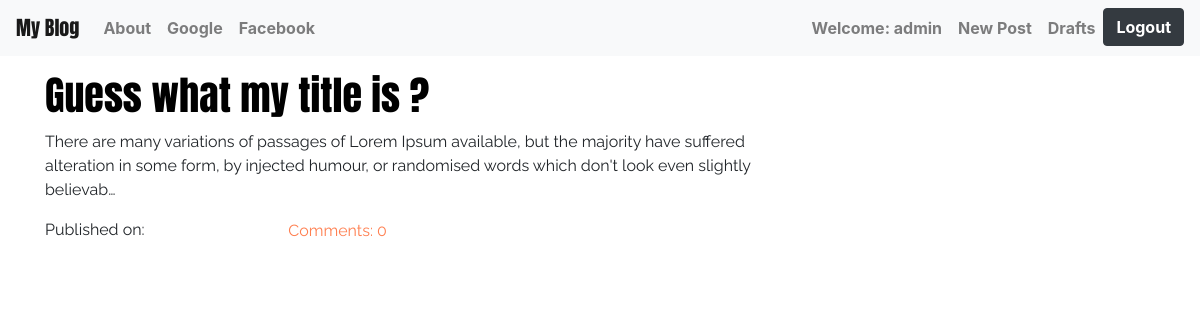
Page /drafts/ (signed in) on the committed database.
### blog/models.py (models this page shows, shortened)
class Post(models.Model):
    author = models.ForeignKey('auth.User',on_delete=models.CASCADE)
    title = models.CharField(max_length=200)
    text = models.TextField()
    created_date = models.DateTimeField(default=timezone.now)
    published_date = models.DateTimeField(blank=True,null=True)
    def approve_comments(self):
        return self.comments.filter(approved_comment=True)

### blog/views.py (the view)
# urls.py: path('drafts/',views.DraftListView.as_view(),name='post_draft_list'),
class DraftListView(LoginRequiredMixin,ListView):
    login_url = '/login/'
    redirect_field_name = 'blog/post_list.html'
    model = Post
    def get_queryset(self):
        return Post.objects.filter(published_date__isnull=True).order_by('created_date')

### blog/templates/blog/post_list.html
{% extends "blog/base.html" %}
{% block content %}
    <div class="content container">
        <div class="row">
            <div class="col-md-8">
                <div class="blog_posts">
                    <div class="makecenter">
                        {% for post in post_list %}
                            <div class="post">
                                <h1><a class="post-title headings" href="{% url 'post_detail' pk=post.pk %}">{{ post.title|truncatechars:74 }}</a></h1>
                                <p class="para">{{ post.text|safe|truncatechars:200 }}</p>
                                <div class="container container-title">
                                    <div class="row row-title">
                                        <div class="col-4 col-title">
                                            <p class="date-title para">Published on: {{ post.published_date|date:"D M Y" }}</p>
                                        </div>
                                        <div class="col-8 col-title-comments">
                                            <a class="comments-title para" href="{% url 'post_detail' pk=post.pk %}">Comments: {{ post.approve_comments.count }}</a>
                                        </div>
                                    </div>
                                </div>
                            </div>
                        {% endfor %}
                    </div>
                </div>
            </div>
        </div>
    </div>
{% endblock %}

### blog/templates/blog/base.html (shortened to what this page needs)
<!DOCTYPE html>
{% load static %}
<html lang="en">
<head>
    <link rel="stylesheet" href="https://stackpath.bootstrapcdn.com/bootstrap/4.4.1/css/bootstrap.min.css">
    <link rel="stylesheet" href="//cdn.jsdelivr.net/npm/medium-editor@latest/dist/css/medium-editor.min.css" type="text/css" media="screen" charset="utf-8">
    <link rel="stylesheet" type="text/css" href="{% static 'css/blog.css' %}">
</head>
<body>
    <nav class="navbar navbar-expand-lg navbar-light bg-light myfont custom-navbar" >
    <a id="nav_on" style="font-family: 'Anton', sans-serif;" class="navbar-brand menu-item" href="{% url 'post_list' %}">My Blog</a>
  <div class="collapse navbar-collapse" id="navbarNav">
            <ul class="nav navbar-nav mr-auto">
                <li class="nav-item"><a id="nav_on" style="font-weight: bold" class="nav-link " href="{% url 'about' %}" >About</a></li>
                <li class="nav-item"><a id="nav_on" style="font-weight: bold" class="nav-link" href="https://google.com" >Google</a></li>
                <li class="nav-item"><a id="nav_on" style="font-weight: bold"  class="nav-link" href="https://facebook.com" >Facebook</a></li>
            </ul>
            <ul class="nav navbar-nav">
                {% if user.is_authenticated %}
                    <li class="nav-item"><a style="font-weight: bold"  id="nav_on" class="nav-link" href="#">Welcome: {{ user.username }}</a></li>
                    <li class="nav-item"><a style="font-weight: bold"  id="nav_on" class="nav-link" href="{% url 'post_new' %}">New Post</a></li>
                    <li class="nav-item"><a style="font-weight: bold"  id="nav_on" class="nav-link" href="{% url 'post_draft_list' %}">Drafts</a></li>
                    <li class="nav-item"><a style="font-weight: bold" class="btn btn-dark" href="{% url 'logout' %}">Logout</a></li>
                {% else %}
                    <li class="nav-item"><a style="font-weight: bold" class="btn btn-dark" href="{% url 'login' %}">Login</a></li>
                {% endif %}
            </ul>
        </div>
    </nav>
   {% block content %}
 {% endblock %}
</body>
</html>

### blog/static/css/blog.css (style rules this page uses)
.makecenter { margin-left: auto; margin-right: auto; }
.post-title { color: black; }
.row-title { margin: 0px; padding: 0px; }
.col-title-comments { padding: 0px; margin: 0px; }
.comments-title { color: coral; }
.col-title { padding: 0px; margin: 0px; }
.container-title { padding: 0px; margin: 0px; }
.content { margin-top:15px ; }
.headings { font-family: 'Anton', sans-serif; }
.para { font-family: 'Raleway', sans-serif; }

### rows in the picture
Post: title "Guess what my title is ?", text "There are many variations of passages of Lorem Ipsum available, but the majority have suffered alteration in some form, by injected humour, or randomised words which don't look even slightly believab…", approve_comments.count "0"

### other values in the picture
{{ user.username }} "admin"
